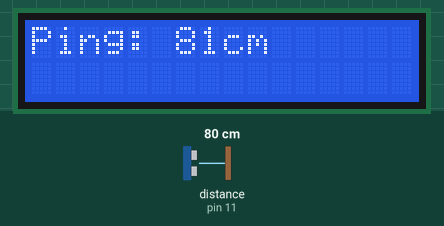
Recording of a sketch running on a simulated Arduino Uno, built with avr-gcc and run on an emulated ATmega328P. On the bench: 16×2 character LCD. The inputs (shaded band) are chosen by the test bench; at power-on: distance to the obstacle (sensor on pin 11) 80 cm. The echo pulse lasts 58.3 µs per cm; what the sketch prints to the serial monitor is not drawn.

Above: at 1.2 s.
1.3 s: distance to the obstacle (sensor on pin 11) set to 2 cm
At 1.8 s:
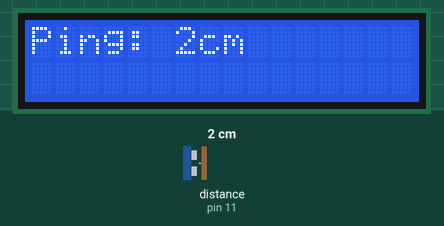
3.0 s: distance to the obstacle (sensor on pin 11) set to 4 cm
At 4.2 s:
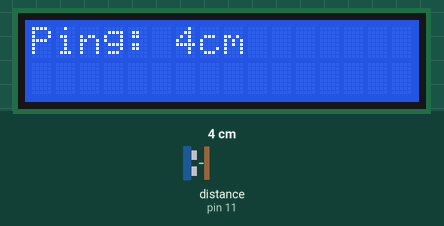
4.5 s: distance to the obstacle (sensor on pin 11) set to 9 cm
At 5.9 s:
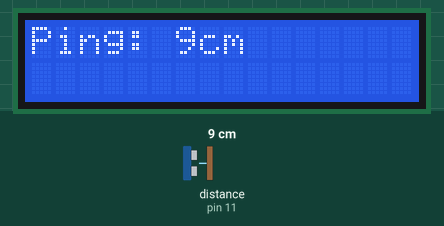
Timing chart, 0 to 7.5 s (numbered marks = the images above; inputs shaded):
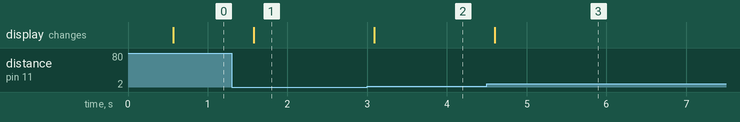

Measured:
- after the input at 1.3 s, the display: changes after 0.28 s (image 1)
- after the input at 3.0 s, the display: changes after 0.09 s (image 2)
- after the input at 4.5 s, the display: changes after 0.10 s (image 3)

The sketch:

Ultrasonic_SimpleLCD.ino
```cpp
// ---------------------------------------------------------------------------
// Example NewPing library sketch that does a ping about 20 times per second.
// ---------------------------------------------------------------------------

#include <NewPing.h>
#include <LiquidCrystal.h>

#define TRIGGER_PIN  12  // Arduino pin tied to trigger pin on the ultrasonic sensor.
#define ECHO_PIN     11  // Arduino pin tied to echo pin on the ultrasonic sensor.
#define MAX_DISTANCE 800 // Maximum distance we want to ping for (in centimeters). Maximum sensor distance is rated at 400-500cm.

NewPing sonar(TRIGGER_PIN, ECHO_PIN, MAX_DISTANCE); // NewPing setup of pins and maximum distance.
LiquidCrystal lcd(8, 7, 6, 5, 4, 3); // Initialize the library with the numbers of the interface pins

void setup() {
  Serial.begin(115200); // Open serial monitor at 115200 baud to see ping results.
  lcd.begin(16, 2); // Set up the LCD's number of columns and rows
}

void loop() {
  delay(500);                      // Wait 50ms between pings (about 20 pings/sec). 29ms should be the shortest delay between pings.
  unsigned int uS = sonar.ping(); // Send ping, get ping time in microseconds (uS).
  Serial.print("Ping: ");
  Serial.print(uS / US_ROUNDTRIP_CM); // Convert ping time to distance and print result (0 = outside set distance range, no ping echo)
  Serial.println("cm");
  lcd.setCursor(0, 0);
  lcd.print("Ping: ");
  lcd.print(uS / US_ROUNDTRIP_CM);
  lcd.print("cm   ");
}
```
